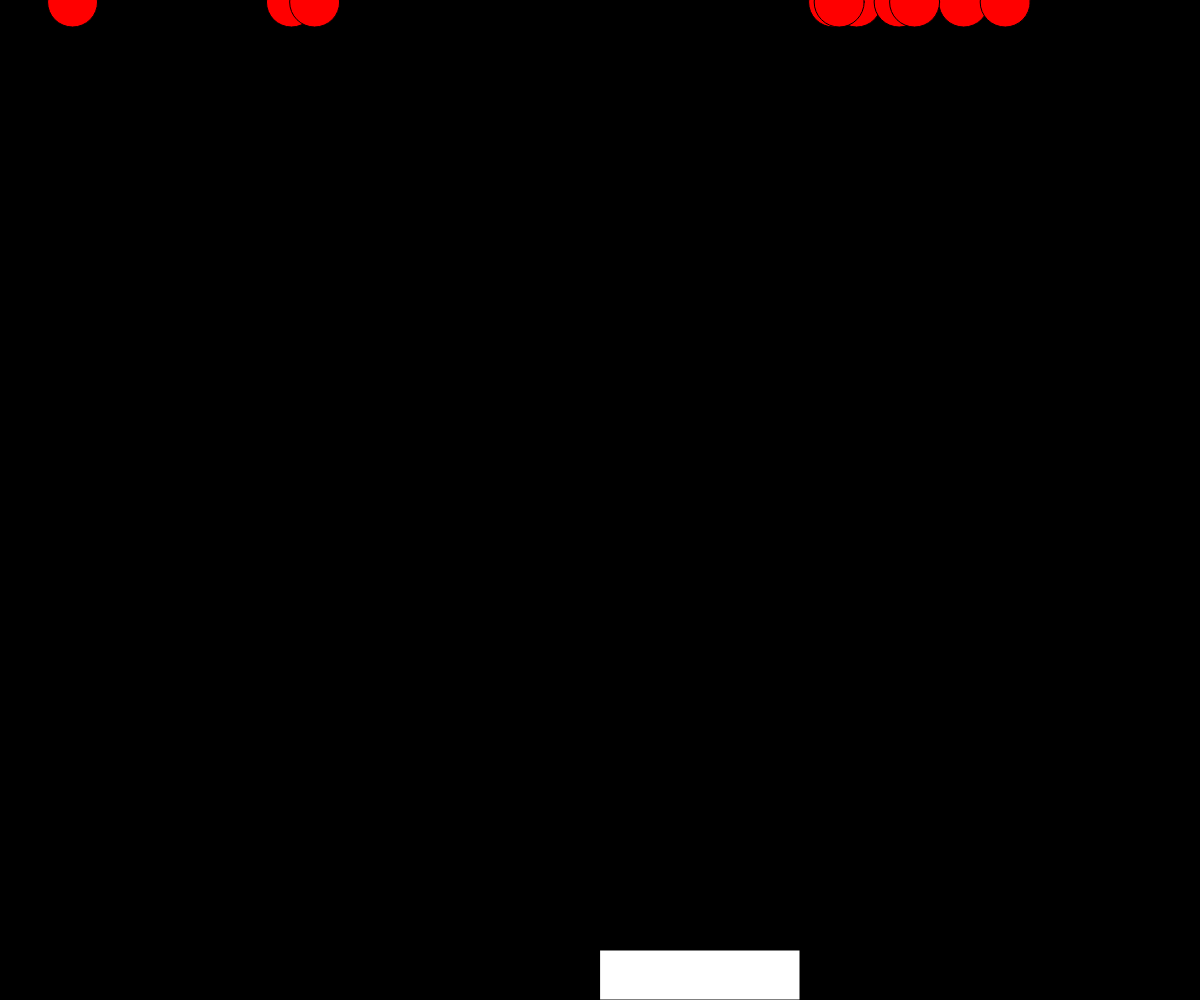
Frame 1 (no input)
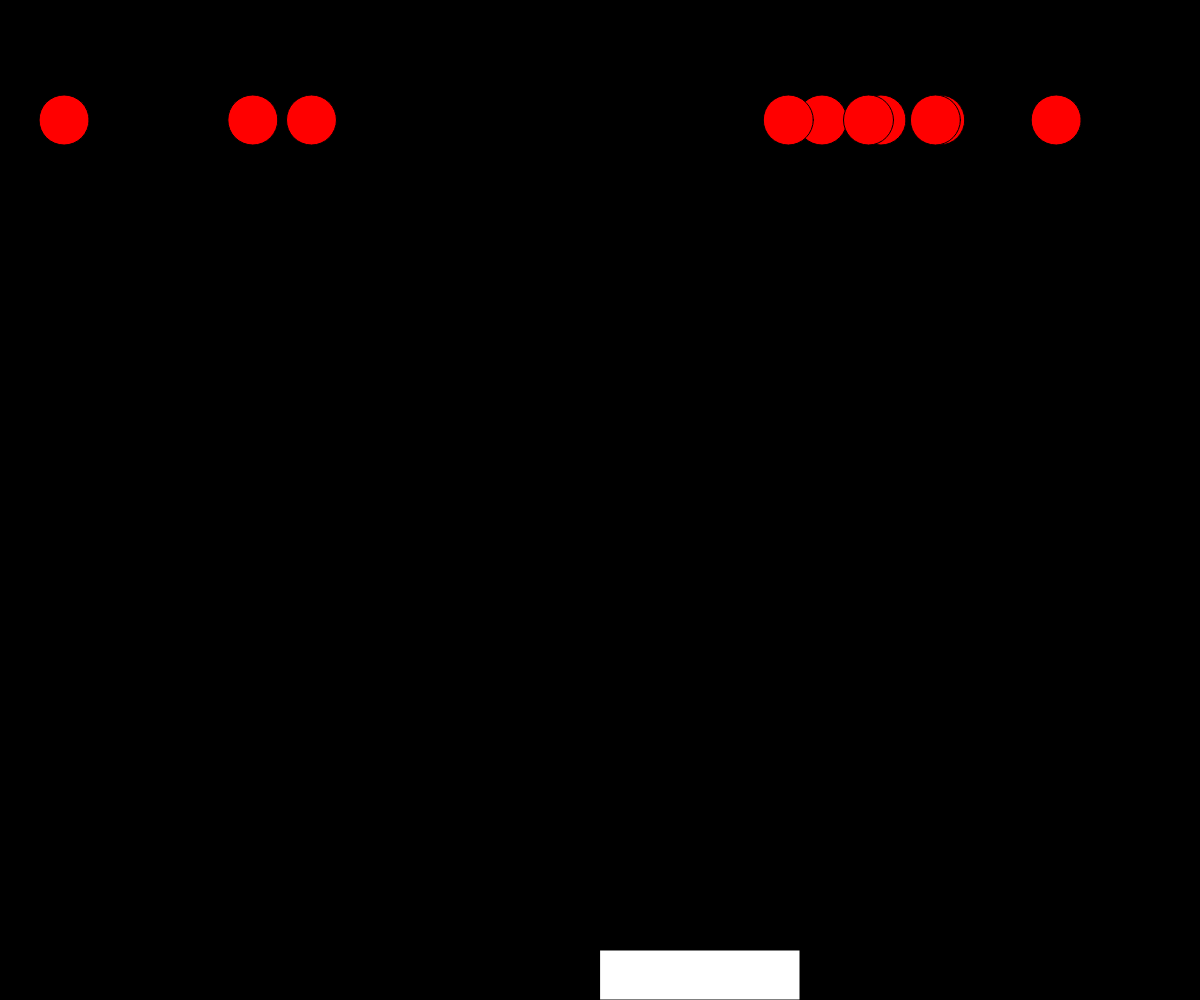
Frame 60 (no input)
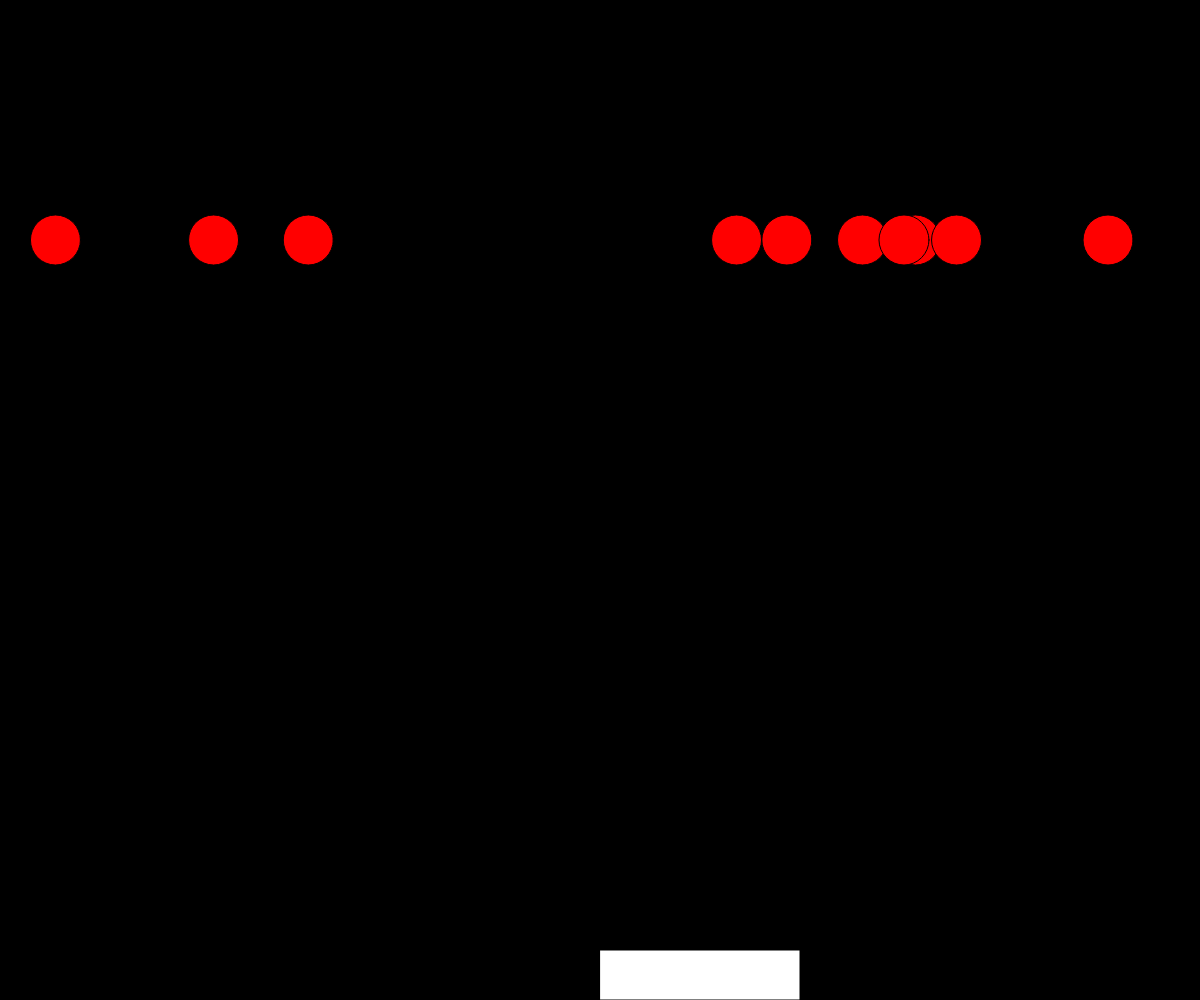
Frame 120 (the mouse pressed at the canvas centre since frame 60)

The p5.js sketch that drew these frames (run headless with seeded random() and noise() and a simulated clock; from frame 60 on, the mouse is pressed at the canvas centre):

// p5.js sketch
// ── sketch.js
let city;
let missiles = [];
let missileSpeed = 2;

function setup() {
    createCanvas(windowWidth, windowHeight);
    city = new City(windowWidth / 2, windowHeight - 50);
    for (let i = 0; i < 10; i++) {
        missiles[i] = new Missile(random(windowWidth), 0, random(-1, 1), missileSpeed);
    }
}

function draw() {
    background(0);
    city.show();

    for (let i = 0; i < missiles.length; i++) {
        missiles[i].move();
        missiles[i].show();

        if (missiles[i].hits(city)) {
            missiles[i].boom();
            console.log("BOOM!");
        }
    }
}

function mousePressed() {
    for (let i = 0; i < missiles.length; i++) {
        if (missiles[i].contains(mouseX, mouseY)) {
            missiles.splice(i, 1);
        }
    }
}

class City {
    constructor(x, y) {
        this.x = x;
        this.y = y;
    }

    show() {
        fill(255);
        rect(this.x, this.y, 200, 50);
    }
}

class Missile {
    constructor(x, y, xspeed, yspeed) {
        this.x = x;
        this.y = y;
        this.xspeed = xspeed;
        this.yspeed = yspeed;
        this.r = 50;
        this.exploded = false;
    }

    move() {
        this.x += this.xspeed;
        this.y += this.yspeed;
    }

    show() {
        fill(255, 0, 0);
        ellipse(this.x, this.y, this.r, this.r);
    }

    contains(px, py) {
        let d = dist(px, py, this.x, this.y);
        if (d < this.r) {
            return true;
        } else {
            return false;
        }
    }

    hits(city) {
        if (this.y + this.r > city.y && this.x > city.x && this.x < city.x + 200) {
            return true;
        } else {
            return false;
        }
    }

    boom() {
        this.exploded = true;
    }
}
